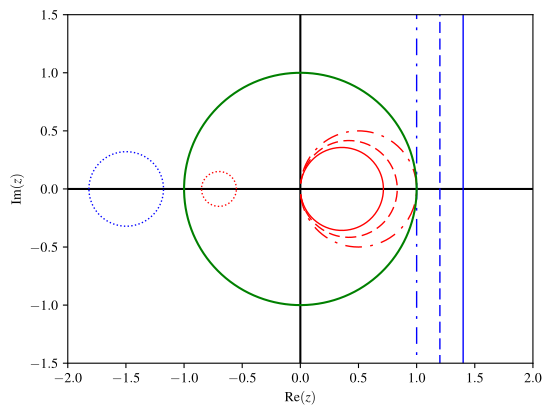

This figure's Python source:
import numpy as np
import matplotlib.pyplot as plt

plt.rcParams.update({
    'text.usetex': True,
    'font.family': 'serif',
    'font.serif': ['Times New Roman'],
    'text.latex.preamble': r'\usepackage{mathptmx}',
})

radius = 1

def get_colormap(length):
    cmap = plt.get_cmap('tab10')
    col_val = np.linspace(0, 1, length)
    return cmap, col_val

# Funktion
def f(z):
    if abs(z) < 1e-12:
        return np.nan + 1j*np.nan
    return radius**2 / np.conj(z)


# --- Complex Points ---
path_z = []
path_w = []

z = 1.6 + 0j
w = f(z)

# --- Grid ---
grid_max = 20
steps = 1

cmap, col_val = get_colormap(1)


# --- Plot Initialisation ---
fig, ax = plt.subplots(1, 1, figsize=(6,6))
ax.axhline(0, color='black', linewidth=1.5)
ax.axvline(0, color='black', linewidth=1.5)

t = np.linspace(-grid_max, grid_max, 1500)

# --- Inner Circles and Lines ---
x = 1.4
z_line1 = x+ 1j * t
w_line1 = np.array([f(z) for z in z_line1])

ax.plot(w_line1.real, w_line1.imag, color='red', linewidth=1)
ax.plot(z_line1.real, z_line1.imag, color='blue', linewidth=1)

x = 1.2
z_line2 = x+ 1j * t
w_line2 = np.array([f(z) for z in z_line2])

ax.plot(w_line2.real, w_line2.imag, linestyle=(0, (8, 4)), color='red', linewidth=1)
ax.plot(z_line2.real, z_line2.imag, linestyle=(0, (8, 4)), color='blue', linewidth=1)

x = 1
z_line2 = x+ 1j * t
w_line2 = np.array([f(z) for z in z_line2])

ax.plot(w_line2.real, w_line2.imag, linestyle=(0, (12, 6, 2, 6)), color='red', linewidth=1)
ax.plot(z_line2.real, z_line2.imag, linestyle=(0, (12, 6, 2, 6)), color='blue', linewidth=1)

# --- Inversion Circle ---
theta = np.linspace(0, 2 * np.pi, 400)
z_circle = radius * np.exp(1j * theta)  # radius 1 around origin
ax.plot(z_circle.real, z_circle.imag, color='green', linewidth=1.5, label='Unit circle')

z_circle = 0.15 * np.exp(1j * theta) - 0.7  # radius 1 around origin
w_line2 = np.array([f(z) for z in z_circle])
ax.plot(w_line2.real, w_line2.imag, color='blue', linewidth=1, linestyle='dotted')
ax.plot(z_circle.real, z_circle.imag, color='red', linewidth=1, linestyle='dotted')

# --- Plot Settings ---
ax.set_xlabel(r'$\mathrm{Re}(z)$')
ax.set_ylabel(r'$\mathrm{Im}(z)$')
ax.set_xlim(-2, 2)
ax.set_ylim(-1.5, 1.5)


ax.set_aspect('equal')

plt.savefig("inversion_plot.pdf", bbox_inches="tight")
plt.show()
